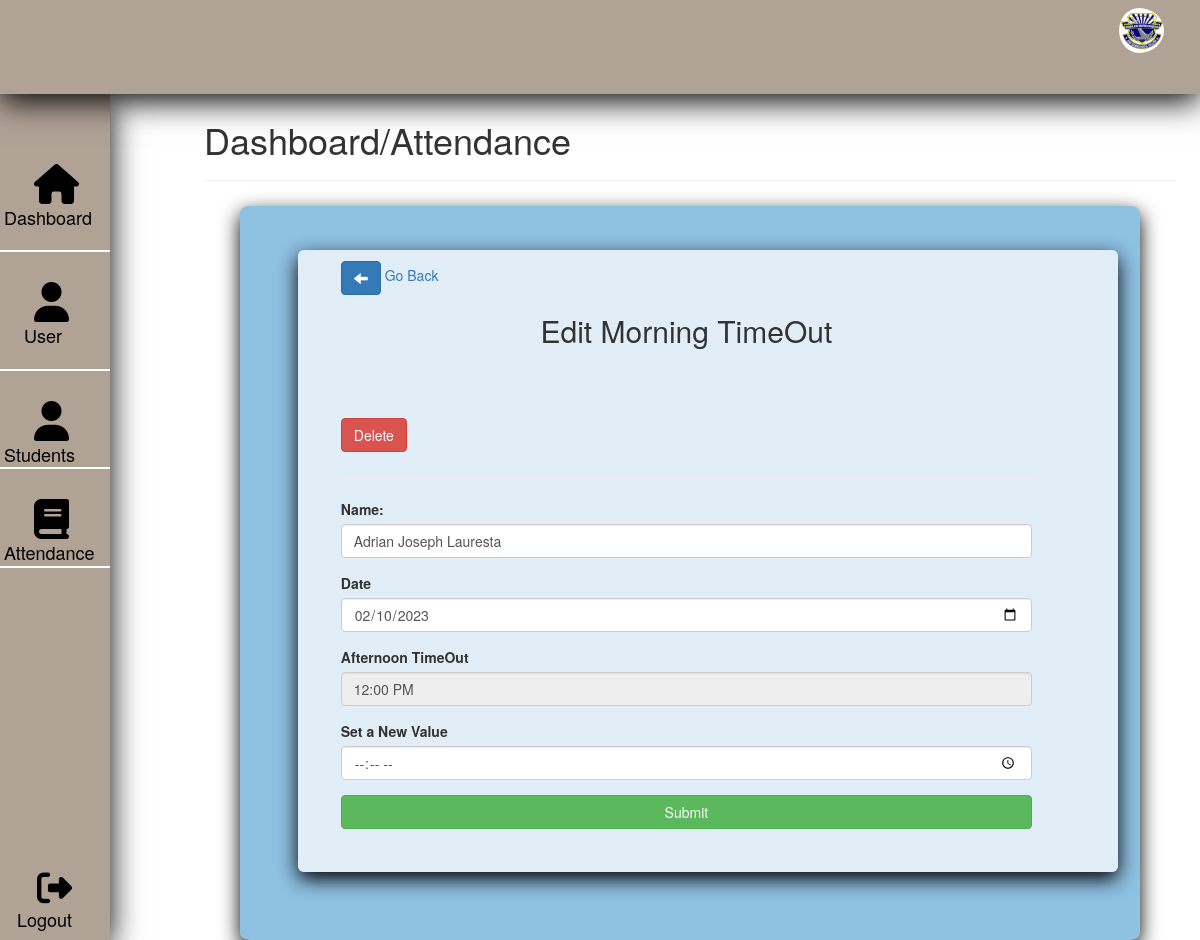
/admin/update-attendance/morning_out.php?studentID=3 (signed in), run on the app's committed database.
### tables this page shows
CREATE TABLE `account` (
  `account_ID` int(11) NOT NULL,
  `student_id` bigint(20) NOT NULL,
  `number_on_id` int(11) NOT NULL,
  `name` varchar(255) NOT NULL,
  `time_added` date NOT NULL
);

CREATE TABLE `attendance` (
  `id` int(11) NOT NULL,
  `std_id` int(11) NOT NULL,
  `morning_in` time DEFAULT NULL,
  `morning_out` time DEFAULT NULL,
  `afternoon_in` time DEFAULT NULL,
  `afternoon_out` time DEFAULT NULL,
  `date` varchar(25) NOT NULL
);

### admin/update-attendance/morning_out.php (the view, shortened to what this page needs)
<?php
$con= con();
    $id = $_GET['studentID'];
$sql2 = " SELECT * FROM attendance WHERE  id = '$id' ";
$students2 = $con->query($sql2) or die($con->error);
$row2 = $students2->fetch_assoc();
$time = $row2['morning_out'];
$time_formatted = date("h:i A", strtotime($time));
$studentID = $row2['std_id'];
$sql = "SELECT * FROM account where student_id = '$studentID' ";
$students = $con->query($sql) or die($con->error);
$row = $students->fetch_assoc();
?>
<!DOCTYPE html>
<html lang="en">
<head>
    <link rel="stylesheet" href="../../css/style.css">
    <link rel="stylesheet" href="https://maxcdn.bootstrapcdn.com/bootstrap/3.4.1/css/bootstrap.min.css">
    <link rel="stylesheet" href="https://cdnjs.cloudflare.com/ajax/libs/font-awesome/4.7.0/css/font-awesome.min.css">
    <link rel="stylesheet" href="path/to/font-awesome/css/font-awesome.min.css">
</head>
<body>
    <?php if(isset($_SESSION['Userlogin']) && ($_SESSION['Access'] == "administrator")){ ?>
    <div class="top">
        <div class="welcome">
            <img src="../pmftci.jpg" alt="">
        </div>
    </div>
    <div class="sidebar">
        <nav>
            <ul>
                <br><br>
                <li class="active"><a href="home.php">&nbsp; &nbsp; &nbsp; <i class="fa fa-home"></i><br> Dashboard</a>
                </li><br>
                <div class="line"></div>
                <li><a href="manage-admin.php">&nbsp; &nbsp; &nbsp; <i class="fa fa-user"></i><br>&nbsp; &nbsp; User</a>
                </li><br>
                <div class="line"></div>
                <li><a href="manage-students.php">&nbsp; &nbsp; &nbsp; <i class="fa fa-user"></i><br>Students</a> </li>
                <div class="line"></div>
                <li><a href="../attend.php">&nbsp; &nbsp; &nbsp; <i class="fa fa-book"></i><br>Attendance</a> </li>
                <div class="line"></div>
            </ul>
        </nav>
        <div class="logout">
            <a href="logout.php">&nbsp; &nbsp; &nbsp;<i class="fa fa-sign-out"></i><br>&nbsp;Logout</a>
        </div>
    </div>
    <div class="header">
        <h1>Dashboard/Attendance</h3>
            <hr>
    </div>
    <br>
    <div class="main-container1">
        <div class="table1">
        <h5><a href="../view-students.php?studentID=<?php echo $row['student_id'] ?>"><span
                            class="glyphicon glyphicon-arrow-left btn btn-primary" aria-hidden="true"></span> Go
                        Back</a> </h5>
                    <h2 style=" text-align: center;">Edit Morning TimeOut</h2>
                     <br>
                    <hr>
                    <form action="../process/delete-attend.php?studentID=<?php echo $row2['std_id'] ?>" method="POST"
                        style="float:left;margin-right:5%;">
                        <button type="submit" name="delete" class="btn btn-danger"
                            onclick="return checkDelete()">Delete</button>
                    </form> <br><br>
                    <hr>
                    <form action=" " method="POST">
                        <div class="form-group">
                            <label for="email">Name:</label>
                            <input type="text" class="form-control" id="email" name="name"
                                value="<?php echo $row['name']; ?> ">
                        </div>
                        <div class="form-group">
                            <label for="pwd">Date</label>
                            <input type="date" class="form-control" id="pwd" name="date"
                                value="<?php echo $row2['date']; ?>">
                        </div>
                        <div class="form-group">
                            <label for="email">Afternoon TimeOut</label>
                            <?php if($row2['morning_out'] == NULL || $row2['morning_out'] == "00:00:00"){ ?>
                            <input type="text" class="form-control" name="time1" value="NULL">
                            <?php }else{ ?>
                            <input type="text" class="form-control" name="time1" value="<?php echo $time_formatted ?> " readonly>
                            <?php } ?>
                        </div>
                        <div class="form-group">
                            <label for="email">Set a New Value </label>
                            <input type="time" class="form-control" name="time" value="<?php echo $time_formatted ?> " required autofocus>
                        </div>
                        <button type="submit" class="btn btn-success" name="submit" style="width:100%;">Submit</button>
                    </form>
        </div>
    </div>
    <?php }else{
  header("Location: login.php?Login First");
} ?>
</body>
</body>
</html>

### css/style.css (style rules this page uses)
body { background: ""; }
.top { position : fixed; top : 0; left : 0; right : 0; box-shadow: 0 7px 30px #000; height : 10%; background: #b1a296; z-index : 2; }
.top .welcome { display : flex; float : right; margin-right: 3%; margin-top : 8px; }
.top .welcome img { border-radius: 50%; width : 50px; height : auto; align-items : center; padding-left : 5px; }
.sidebar { position : fixed; box-shadow : 0 7px 30px#000; left : -36px; top : 10%; bottom : 0; background : #b1a296; }
.sidebar .line { margin-left: -100%; border : 1px solid white; }
.sidebar ul li { display: block; margin-right: 15px; }
.sidebar ul li a { text-decoration: none; font-size : 18px; color : black; }
.sidebar ul li i { font-size : 40px; padding-top: 30px; }
.sidebar .logout { position : absolute; margin-left : 33%; bottom : 0; margin-bottom: 5%; }
.sidebar .logout a { font-size : 18px; text-decoration: none; color : black; }
.sidebar .logout i { font-size: 35px; }
.header { margin-left : 20%; margin-top : 7%; margin-right: 2%; height : 30px; }
.main-container1 { margin-left : 20%; box-shadow : 0 7px 20px#000; margin-top : 3%; margin-right : 10%; height : auto; border-radius: 1%; right : 0; left : 0; padding-top: 3%; flex-wrap : wrap; background : #8fc1e3; z-index : 1; padding-bottom: 5%; padding-left: 3%; }
.main-container1 .table1 { padding-left : 5%; padding-right : 10%; padding-bottom: 5%; width : 95%; max-height : calc(89% - 1.6rem); background-color: #fffb; margin : .8rem auto; border-radius: .6rem; overflow: auto; overflow: overlay; box-shadow : 0 7px 20px#000; }
@media only screen and (min-width: 769px) and (max-width: 1200px) { .header { margin-top : 10%; margin-left: 17%; } }
@media only screen and (min-width: 769px) and (max-width: 1200px) { .main-container1 { margin-right: 5%; } }

### data on the page
account: name "Adrian Joseph Lauresta"
attendance: date "02/10/2023", time1 "12:00 PM"
